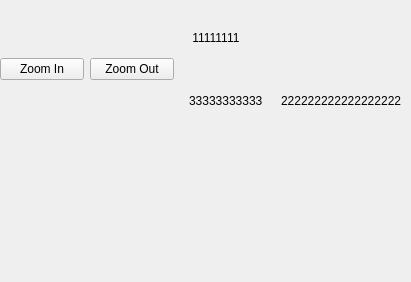
<?xml version="1.0" encoding="UTF-8"?>
<ui version="4.0">
 <class>TopeViewWidget</class>
 <widget class="QWidget" name="TopeViewWidget">
  <property name="geometry">
   <rect>
    <x>0</x>
    <y>0</y>
    <width>411</width>
    <height>282</height>
   </rect>
  </property>
  <property name="windowTitle">
   <string>Form</string>
  </property>
  <layout class="QVBoxLayout" name="verticalLayout">
   <property name="leftMargin">
    <number>0</number>
   </property>
   <property name="topMargin">
    <number>0</number>
   </property>
   <property name="rightMargin">
    <number>0</number>
   </property>
   <property name="bottomMargin">
    <number>0</number>
   </property>
   <item>
    <widget class="QWidget" name="widget_2" native="true">
     <layout class="QHBoxLayout" name="horizontalLayout_3">
      <property name="leftMargin">
       <number>0</number>
      </property>
      <property name="topMargin">
       <number>0</number>
      </property>
      <property name="rightMargin">
       <number>0</number>
      </property>
      <property name="bottomMargin">
       <number>0</number>
      </property>
      <item>
       <widget class="QPushButton" name="pushButton_2">
        <property name="text">
         <string>Zoom In</string>
        </property>
       </widget>
      </item>
      <item>
       <widget class="QPushButton" name="pushButton">
        <property name="text">
         <string>Zoom Out</string>
        </property>
       </widget>
      </item>
      <item>
       <widget class="QWidget" name="widget_3" native="true">
        <layout class="QGridLayout" name="gridLayout">
         <item row="1" column="0">
          <widget class="QLabel" name="label_short_addr">
           <property name="text">
            <string>33333333333</string>
           </property>
          </widget>
         </item>
         <item row="1" column="3">
          <widget class="QLabel" name="label_p_s_addr">
           <property name="text">
            <string>222222222222222222</string>
           </property>
          </widget>
         </item>
         <item row="0" column="0" colspan="4">
          <widget class="QLabel" name="label_long_addr">
           <property name="text">
            <string> 11111111</string>
           </property>
          </widget>
         </item>
        </layout>
       </widget>
      </item>
     </layout>
    </widget>
   </item>
   <item>
    <widget class="QWidget" name="widget" native="true">
     <layout class="QHBoxLayout" name="horizontalLayout">
      <property name="leftMargin">
       <number>0</number>
      </property>
      <property name="topMargin">
       <number>0</number>
      </property>
      <property name="rightMargin">
       <number>0</number>
      </property>
      <property name="bottomMargin">
       <number>0</number>
      </property>
     </layout>
    </widget>
   </item>
  </layout>
 </widget>
 <resources/>
 <connections/>
</ui>
